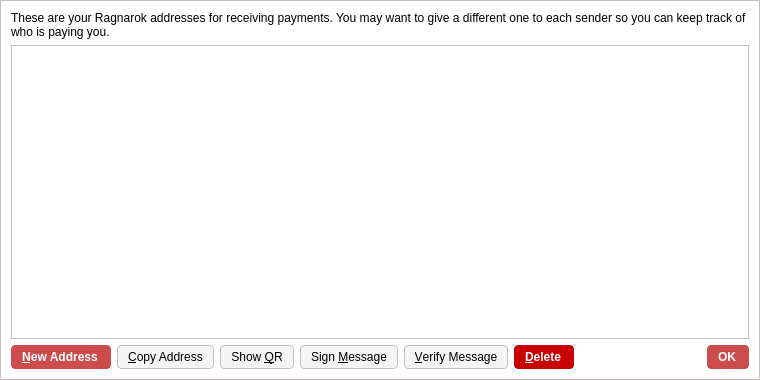
<?xml version="1.0" encoding="UTF-8"?>
<ui version="4.0">
 <class>AddressBookPage</class>
 <widget class="QWidget" name="AddressBookPage">
  <property name="geometry">
   <rect>
    <x>0</x>
    <y>0</y>
    <width>760</width>
    <height>380</height>
   </rect>
  </property>
  <property name="windowTitle">
   <string>Address Book</string>
  </property>
  <property name="styleSheet">
   <string notr="true">background-color: rgb(255, 255, 255);
border: 1px solid #c4c1bd;</string>
  </property>
  <layout class="QVBoxLayout" name="verticalLayout">
   <item>
    <widget class="QLabel" name="labelExplanation">
     <property name="styleSheet">
      <string notr="true">border: 0;</string>
     </property>
     <property name="text">
      <string>These are your Ragnarok addresses for receiving payments. You may want to give a different one to each sender so you can keep track of who is paying you.</string>
     </property>
     <property name="textFormat">
      <enum>Qt::PlainText</enum>
     </property>
     <property name="wordWrap">
      <bool>true</bool>
     </property>
    </widget>
   </item>
   <item>
    <widget class="QTableView" name="tableView">
     <property name="contextMenuPolicy">
      <enum>Qt::CustomContextMenu</enum>
     </property>
     <property name="toolTip">
      <string>Double-click to edit address or label</string>
     </property>
     <property name="tabKeyNavigation">
      <bool>false</bool>
     </property>
     <property name="selectionMode">
      <enum>QAbstractItemView::SingleSelection</enum>
     </property>
     <property name="selectionBehavior">
      <enum>QAbstractItemView::SelectRows</enum>
     </property>
     <property name="sortingEnabled">
      <bool>true</bool>
     </property>
     <attribute name="verticalHeaderVisible">
      <bool>false</bool>
     </attribute>
    </widget>
   </item>
   <item>
    <layout class="QHBoxLayout" name="horizontalLayout">
     <item>
      <widget class="QPushButton" name="newAddressButton">
       <property name="toolTip">
        <string>Create a new address</string>
       </property>
       <property name="styleSheet">
        <string notr="true">background-color: rgb(203, 77, 77);
color: rgb(255, 255, 255);
border-radius: 4px;
border-color:  rgb(203, 77, 77);
font-weight: 600;
padding: 4px;
padding-left: 10px;
padding-right: 12px;
icon-size: 0;</string>
       </property>
       <property name="text">
        <string>&amp;New Address</string>
       </property>
      </widget>
     </item>
     <item>
      <widget class="QPushButton" name="copyToClipboard">
       <property name="toolTip">
        <string>Copy the currently selected address to the system clipboard</string>
       </property>
       <property name="styleSheet">
        <string notr="true">background-color: rgb(245, 245, 245);
border-radius: 4px;
border: 1px solid #c4c1bd;
font-weight: 400;
padding: 4px;
padding-left: 10px;
padding-right: 10px;</string>
       </property>
       <property name="text">
        <string>&amp;Copy Address</string>
       </property>
      </widget>
     </item>
     <item>
      <widget class="QPushButton" name="showQRCode">
       <property name="styleSheet">
        <string notr="true">background-color: rgb(245, 245, 245);
border-radius: 4px;
border: 1px solid #c4c1bd;
font-weight: 400;
padding: 4px;
padding-left: 10px;
padding-right: 10px;</string>
       </property>
       <property name="text">
        <string>Show &amp;QR</string>
       </property>
      </widget>
     </item>
     <item>
      <widget class="QPushButton" name="signMessage">
       <property name="toolTip">
        <string>Sign a message to prove you own a Ragnarok address</string>
       </property>
       <property name="styleSheet">
        <string notr="true">background-color: rgb(245, 245, 245);
border-radius: 4px;
border: 1px solid #c4c1bd;
font-weight: 400;
padding: 4px;
padding-left: 10px;
padding-right: 10px;</string>
       </property>
       <property name="text">
        <string>Sign &amp;Message</string>
       </property>
      </widget>
     </item>
     <item>
      <widget class="QPushButton" name="verifyMessage">
       <property name="toolTip">
        <string>Verify a message to ensure it was signed with a specified Ragnarok address</string>
       </property>
       <property name="styleSheet">
        <string notr="true">background-color: rgb(245, 245, 245);
border-radius: 4px;
border: 1px solid #c4c1bd;
font-weight: 400;
padding: 4px;
padding-left: 10px;
padding-right: 10px;</string>
       </property>
       <property name="text">
        <string>&amp;Verify Message</string>
       </property>
      </widget>
     </item>
     <item>
      <widget class="QPushButton" name="deleteButton">
       <property name="toolTip">
        <string>Delete the currently selected address from the list</string>
       </property>
       <property name="styleSheet">
        <string notr="true">background-color: #c80000;
color: rgb(255, 255, 255);
border-radius: 4px;
border-color:  #c80000;
font-weight: 600;
padding: 4px;
padding-left: 10px;
padding-right: 12px;
icon-size: 0;</string>
       </property>
       <property name="text">
        <string>&amp;Delete</string>
       </property>
      </widget>
     </item>
     <item>
      <spacer name="horizontalSpacer">
       <property name="orientation">
        <enum>Qt::Horizontal</enum>
       </property>
       <property name="sizeHint" stdset="0">
        <size>
         <width>40</width>
         <height>20</height>
        </size>
       </property>
      </spacer>
     </item>
     <item>
      <widget class="QDialogButtonBox" name="buttonBox">
       <property name="sizePolicy">
        <sizepolicy hsizetype="Maximum" vsizetype="Fixed">
         <horstretch>0</horstretch>
         <verstretch>0</verstretch>
        </sizepolicy>
       </property>
       <property name="styleSheet">
        <string notr="true">background-color: rgb(203, 77, 77);
color: rgb(255, 255, 255);
border-radius: 4px;
border-color:  rgb(203, 77, 77);
font-weight: 600;
padding: 4px;
padding-left: 10px;
padding-right: 12px;
icon-size: 0;</string>
       </property>
       <property name="standardButtons">
        <set>QDialogButtonBox::Ok</set>
       </property>
      </widget>
     </item>
    </layout>
   </item>
  </layout>
 </widget>
 <resources/>
 <connections/>
</ui>
